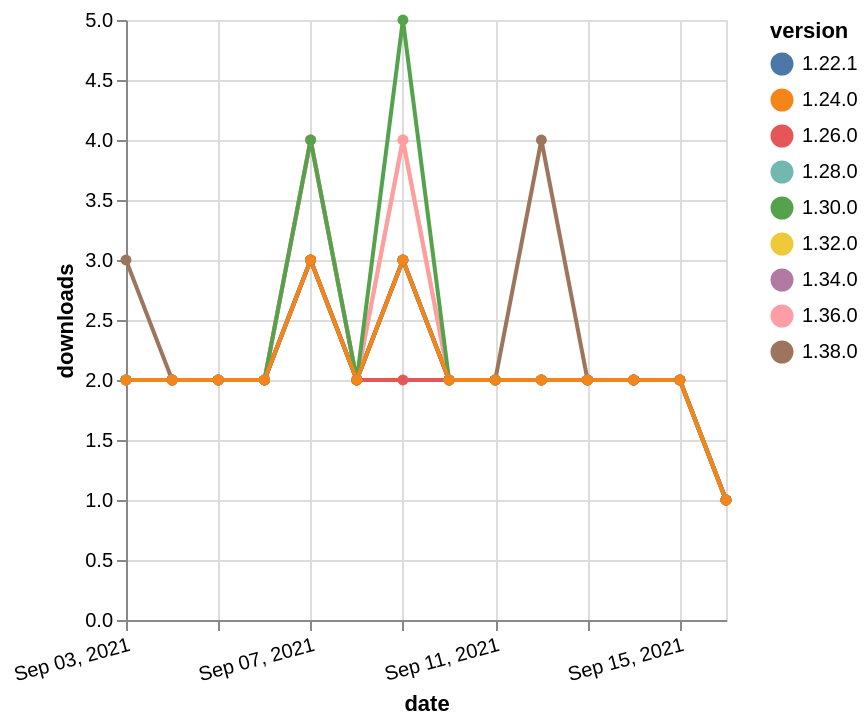

The Vega-Lite source for this figure:
### Vega-Lite specification from a JSON file in a GitHub repository (floating-point values rounded to 4 significant figures)
{"$schema": "https://vega.github.io/schema/vega-lite/v5.json", "description": "A simple bar chart with embedded data.", "data": {"values": [{"date": "2021-09-03", "total": 1017, "delta": 2, "version": "1.34.0"}, {"date": "2021-09-04", "total": 1019, "delta": 2, "version": "1.34.0"}, {"date": "2021-09-05", "total": 1021, "delta": 2, "version": "1.34.0"}, {"date": "2021-09-06", "total": 1023, "delta": 2, "version": "1.34.0"}, {"date": "2021-09-07", "total": 1026, "delta": 3, "version": "1.34.0"}, {"date": "2021-09-08", "total": 1028, "delta": 2, "version": "1.34.0"}, {"date": "2021-09-09", "total": 1031, "delta": 3, "version": "1.34.0"}, {"date": "2021-09-10", "total": 1033, "delta": 2, "version": "1.34.0"}, {"date": "2021-09-11", "total": 1035, "delta": 2, "version": "1.34.0"}, {"date": "2021-09-12", "total": 1037, "delta": 2, "version": "1.34.0"}, {"date": "2021-09-13", "total": 1039, "delta": 2, "version": "1.34.0"}, {"date": "2021-09-14", "total": 1041, "delta": 2, "version": "1.34.0"}, {"date": "2021-09-15", "total": 1043, "delta": 2, "version": "1.34.0"}, {"date": "2021-09-16", "total": 1044, "delta": 1, "version": "1.34.0"}, {"date": "2021-09-03", "total": 1491, "delta": 2, "version": "1.32.0"}, {"date": "2021-09-04", "total": 1493, "delta": 2, "version": "1.32.0"}, {"date": "2021-09-05", "total": 1495, "delta": 2, "version": "1.32.0"}, {"date": "2021-09-06", "total": 1497, "delta": 2, "version": "1.32.0"}, {"date": "2021-09-07", "total": 1500, "delta": 3, "version": "1.32.0"}, {"date": "2021-09-08", "total": 1502, "delta": 2, "version": "1.32.0"}, {"date": "2021-09-09", "total": 1506, "delta": 4, "version": "1.32.0"}, {"date": "2021-09-10", "total": 1508, "delta": 2, "version": "1.32.0"}, {"date": "2021-09-11", "total": 1510, "delta": 2, "version": "1.32.0"}, {"date": "2021-09-12", "total": 1512, "delta": 2, "version": "1.32.0"}, {"date": "2021-09-13", "total": 1514, "delta": 2, "version": "1.32.0"}, {"date": "2021-09-14", "total": 1516, "delta": 2, "version": "1.32.0"}, {"date": "2021-09-15", "total": 1518, "delta": 2, "version": "1.32.0"}, {"date": "2021-09-16", "total": 1519, "delta": 1, "version": "1.32.0"}, {"date": "2021-09-03", "total": 2077, "delta": 2, "version": "1.28.0"}, {"date": "2021-09-04", "total": 2079, "delta": 2, "version": "1.28.0"}, {"date": "2021-09-05", "total": 2081, "delta": 2, "version": "1.28.0"}, {"date": "2021-09-06", "total": 2083, "delta": 2, "version": "1.28.0"}, {"date": "2021-09-07", "total": 2086, "delta": 3, "version": "1.28.0"}, {"date": "2021-09-08", "total": 2088, "delta": 2, "version": "1.28.0"}, {"date": "2021-09-09", "total": 2091, "delta": 3, "version": "1.28.0"}, {"date": "2021-09-10", "total": 2093, "delta": 2, "version": "1.28.0"}, {"date": "2021-09-11", "total": 2095, "delta": 2, "version": "1.28.0"}, {"date": "2021-09-12", "total": 2097, "delta": 2, "version": "1.28.0"}, {"date": "2021-09-13", "total": 2099, "delta": 2, "version": "1.28.0"}, {"date": "2021-09-14", "total": 2101, "delta": 2, "version": "1.28.0"}, {"date": "2021-09-15", "total": 2103, "delta": 2, "version": "1.28.0"}, {"date": "2021-09-16", "total": 2104, "delta": 1, "version": "1.28.0"}, {"date": "2021-09-03", "total": 2451, "delta": 2, "version": "1.26.0"}, {"date": "2021-09-04", "total": 2453, "delta": 2, "version": "1.26.0"}, {"date": "2021-09-05", "total": 2455, "delta": 2, "version": "1.26.0"}, {"date": "2021-09-06", "total": 2457, "delta": 2, "version": "1.26.0"}, {"date": "2021-09-07", "total": 2461, "delta": 4, "version": "1.26.0"}, {"date": "2021-09-08", "total": 2463, "delta": 2, "version": "1.26.0"}, {"date": "2021-09-09", "total": 2465, "delta": 2, "version": "1.26.0"}, {"date": "2021-09-10", "total": 2467, "delta": 2, "version": "1.26.0"}, {"date": "2021-09-11", "total": 2469, "delta": 2, "version": "1.26.0"}, {"date": "2021-09-12", "total": 2471, "delta": 2, "version": "1.26.0"}, {"date": "2021-09-13", "total": 2473, "delta": 2, "version": "1.26.0"}, {"date": "2021-09-14", "total": 2475, "delta": 2, "version": "1.26.0"}, {"date": "2021-09-15", "total": 2477, "delta": 2, "version": "1.26.0"}, {"date": "2021-09-16", "total": 2478, "delta": 1, "version": "1.26.0"}, {"date": "2021-09-03", "total": 233, "delta": 3, "version": "1.38.0"}, {"date": "2021-09-04", "total": 235, "delta": 2, "version": "1.38.0"}, {"date": "2021-09-05", "total": 237, "delta": 2, "version": "1.38.0"}, {"date": "2021-09-06", "total": 239, "delta": 2, "version": "1.38.0"}, {"date": "2021-09-07", "total": 242, "delta": 3, "version": "1.38.0"}, {"date": "2021-09-08", "total": 244, "delta": 2, "version": "1.38.0"}, {"date": "2021-09-09", "total": 247, "delta": 3, "version": "1.38.0"}, {"date": "2021-09-10", "total": 249, "delta": 2, "version": "1.38.0"}, {"date": "2021-09-11", "total": 251, "delta": 2, "version": "1.38.0"}, {"date": "2021-09-12", "total": 255, "delta": 4, "version": "1.38.0"}, {"date": "2021-09-13", "total": 257, "delta": 2, "version": "1.38.0"}, {"date": "2021-09-14", "total": 259, "delta": 2, "version": "1.38.0"}, {"date": "2021-09-15", "total": 261, "delta": 2, "version": "1.38.0"}, {"date": "2021-09-16", "total": 262, "delta": 1, "version": "1.38.0"}, {"date": "2021-09-03", "total": 2614, "delta": 2, "version": "1.22.1"}, {"date": "2021-09-04", "total": 2616, "delta": 2, "version": "1.22.1"}, {"date": "2021-09-05", "total": 2618, "delta": 2, "version": "1.22.1"}, {"date": "2021-09-06", "total": 2620, "delta": 2, "version": "1.22.1"}, {"date": "2021-09-07", "total": 2623, "delta": 3, "version": "1.22.1"}, {"date": "2021-09-08", "total": 2625, "delta": 2, "version": "1.22.1"}, {"date": "2021-09-09", "total": 2628, "delta": 3, "version": "1.22.1"}, {"date": "2021-09-10", "total": 2630, "delta": 2, "version": "1.22.1"}, {"date": "2021-09-11", "total": 2632, "delta": 2, "version": "1.22.1"}, {"date": "2021-09-12", "total": 2634, "delta": 2, "version": "1.22.1"}, {"date": "2021-09-13", "total": 2636, "delta": 2, "version": "1.22.1"}, {"date": "2021-09-14", "total": 2638, "delta": 2, "version": "1.22.1"}, {"date": "2021-09-15", "total": 2640, "delta": 2, "version": "1.22.1"}, {"date": "2021-09-16", "total": 2641, "delta": 1, "version": "1.22.1"}, {"date": "2021-09-03", "total": 716, "delta": 2, "version": "1.36.0"}, {"date": "2021-09-04", "total": 718, "delta": 2, "version": "1.36.0"}, {"date": "2021-09-05", "total": 720, "delta": 2, "version": "1.36.0"}, {"date": "2021-09-06", "total": 722, "delta": 2, "version": "1.36.0"}, {"date": "2021-09-07", "total": 726, "delta": 4, "version": "1.36.0"}, {"date": "2021-09-08", "total": 728, "delta": 2, "version": "1.36.0"}, {"date": "2021-09-09", "total": 732, "delta": 4, "version": "1.36.0"}, {"date": "2021-09-10", "total": 734, "delta": 2, "version": "1.36.0"}, {"date": "2021-09-11", "total": 736, "delta": 2, "version": "1.36.0"}, {"date": "2021-09-12", "total": 738, "delta": 2, "version": "1.36.0"}, {"date": "2021-09-13", "total": 740, "delta": 2, "version": "1.36.0"}, {"date": "2021-09-14", "total": 742, "delta": 2, "version": "1.36.0"}, {"date": "2021-09-15", "total": 744, "delta": 2, "version": "1.36.0"}, {"date": "2021-09-16", "total": 745, "delta": 1, "version": "1.36.0"}, {"date": "2021-09-03", "total": 1996, "delta": 2, "version": "1.30.0"}, {"date": "2021-09-04", "total": 1998, "delta": 2, "version": "1.30.0"}, {"date": "2021-09-05", "total": 2000, "delta": 2, "version": "1.30.0"}, {"date": "2021-09-06", "total": 2002, "delta": 2, "version": "1.30.0"}, {"date": "2021-09-07", "total": 2006, "delta": 4, "version": "1.30.0"}, {"date": "2021-09-08", "total": 2008, "delta": 2, "version": "1.30.0"}, {"date": "2021-09-09", "total": 2013, "delta": 5, "version": "1.30.0"}, {"date": "2021-09-10", "total": 2015, "delta": 2, "version": "1.30.0"}, {"date": "2021-09-11", "total": 2017, "delta": 2, "version": "1.30.0"}, {"date": "2021-09-12", "total": 2019, "delta": 2, "version": "1.30.0"}, {"date": "2021-09-13", "total": 2021, "delta": 2, "version": "1.30.0"}, {"date": "2021-09-14", "total": 2023, "delta": 2, "version": "1.30.0"}, {"date": "2021-09-15", "total": 2025, "delta": 2, "version": "1.30.0"}, {"date": "2021-09-16", "total": 2026, "delta": 1, "version": "1.30.0"}, {"date": "2021-09-03", "total": 2610, "delta": 2, "version": "1.24.0"}, {"date": "2021-09-04", "total": 2612, "delta": 2, "version": "1.24.0"}, {"date": "2021-09-05", "total": 2614, "delta": 2, "version": "1.24.0"}, {"date": "2021-09-06", "total": 2616, "delta": 2, "version": "1.24.0"}, {"date": "2021-09-07", "total": 2619, "delta": 3, "version": "1.24.0"}, {"date": "2021-09-08", "total": 2621, "delta": 2, "version": "1.24.0"}, {"date": "2021-09-09", "total": 2624, "delta": 3, "version": "1.24.0"}, {"date": "2021-09-10", "total": 2626, "delta": 2, "version": "1.24.0"}, {"date": "2021-09-11", "total": 2628, "delta": 2, "version": "1.24.0"}, {"date": "2021-09-12", "total": 2630, "delta": 2, "version": "1.24.0"}, {"date": "2021-09-13", "total": 2632, "delta": 2, "version": "1.24.0"}, {"date": "2021-09-14", "total": 2634, "delta": 2, "version": "1.24.0"}, {"date": "2021-09-15", "total": 2636, "delta": 2, "version": "1.24.0"}, {"date": "2021-09-16", "total": 2637, "delta": 1, "version": "1.24.0"}]}, "width": "container", "mark": {"type": "line", "point": {"filled": true}}, "encoding": {"x": {"field": "date", "type": "temporal", "timeUnit": "yearmonthdate", "title": "date", "axis": {"labelAngle": -15}}, "y": {"field": "delta", "type": "quantitative", "title": "downloads"}, "color": {"field": "version", "type": "nominal"}, "tooltip": {"field": "delta"}}}
